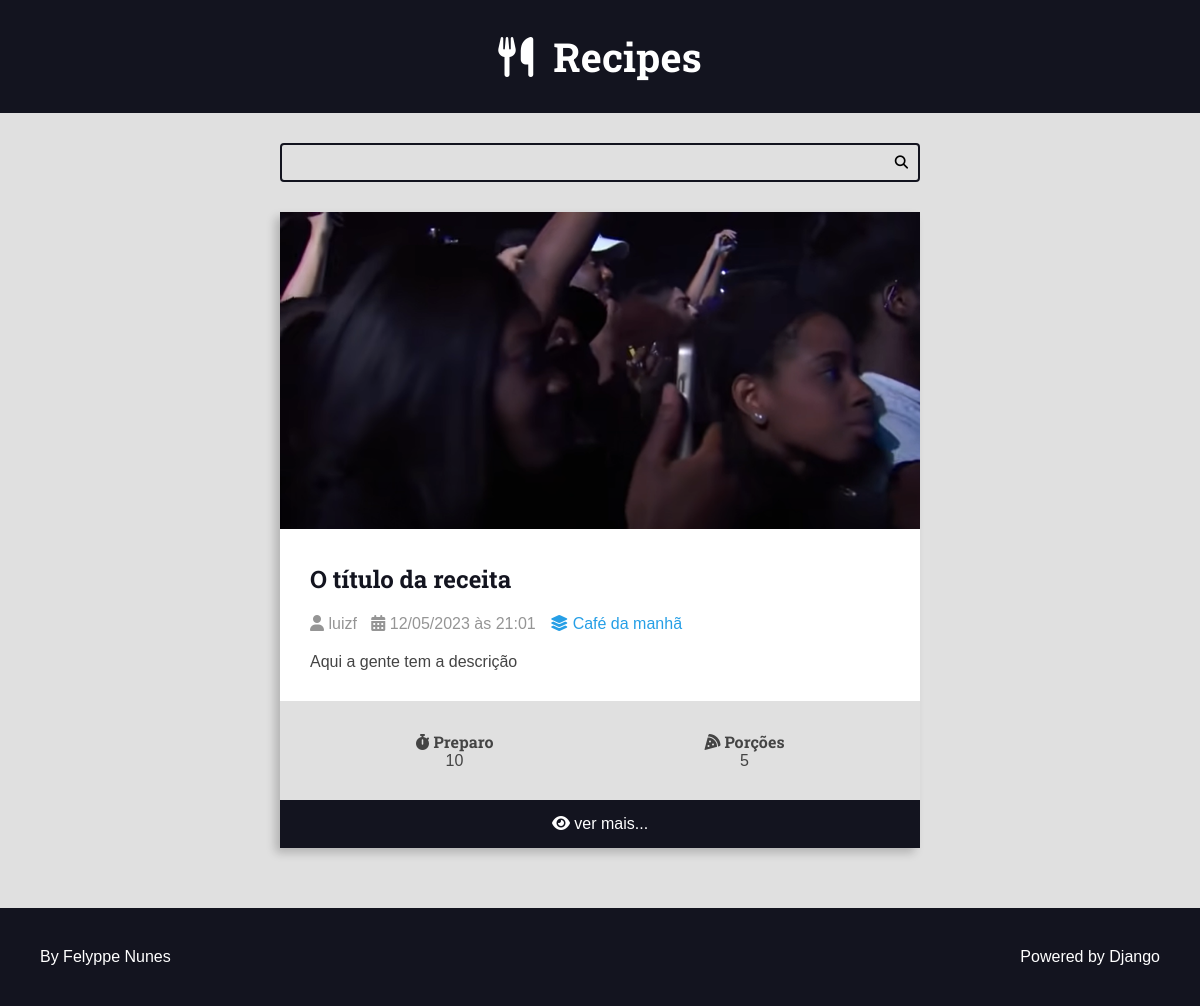
Page /recipes/category/1/ on the committed database.
### recipes/models.py (models this page shows, shortened)
class Recipe(models.Model):
    title = models.CharField(max_length=65)
    description = models.CharField(max_length=165)
    slug = models.SlugField()
    preparation_time = models.IntegerField()
    preparation_time_unit = models.CharField(max_length=65)
    servings = models.IntegerField()
    servings_unit = models.CharField(max_length=65)
    preparation_steps = models.TextField()
    preparation_steps_is_html = models.BooleanField(default=False)
    created_at = models.DateTimeField(auto_now_add=True)
    updated_at = models.DateTimeField(auto_now=True)
    is_published = models.BooleanField(default=False)
    cover = models.ImageField(upload_to='recipes/covers/%Y/%m/%d/', blank=True, default='')
    category = models.ForeignKey(Category, on_delete=models.SET_NULL, null=True)
    author = models.ForeignKey(User, on_delete=models.SET_NULL, null=True)

class Category(models.Model):
    name = models.CharField(max_length=65)

### recipes/views.py (the view)
# urls.py: path('recipes/category/<int:category_id>/', views.category, name="category"),
def category(request, category_id):
    recipes = Recipe.objects.filter(
        category__id=category_id  #__ serve para acessar campos da foreign key
    ).order_by('-id')
    return render(request, 'recipes/pages/home.html', {
        'recipes': recipes #[make_recipe() for _ in range(10)]
    }
)

### recipes/templates/recipes/pages/home.html (shortened to what this page needs)
{% extends 'global/base.html' %}
{% block content %}
<div class="main-content main-content-list container">
    {% for recipe in recipes %}
        {% include 'recipes/partials/recipe.html' %}
    {% endfor %}
</div>
{% endblock content %}

### recipes/templates/recipes/partials/recipe.html
<div class="recipe recipe-list-item">
    {% if recipe.cover %}
        <div class="recipe-cover">
            <a href='{% url "recipes:recipe" recipe.id %}'>
                <img src='{{ recipe.cover.url }}' alt="temporário"> {% comment %}Se n achar o url da imagem, da erro!{% endcomment %}
            </a>
        </div>
    {% endif %}
    <div class="recipe-title-container">
        <h2>
            <a href='{% url "recipes:recipe" recipe.id %}'>
                {{ recipe.title }}
            </a>
        </h2>
    </div>
    <div class="recipe-author">
        <span class="recipe-author-item">
            <i class="fa-solid fa-user"></i>
            {% if recipe.author.first_name  %}
                {{ recipe.author.first_name }} {{ recipe.author.last_name }}
            {% else %}
                {{ recipe.author.username }}
            {% endif %}
        </span>
        <span class="recipe-author-item">
            <i class="fa-solid fa-calendar-days"></i>
            {{ recipe.created_at|date:"d/m/Y" }} às {{ recipe.created_at|date:"H:i" }}
        </span>
        <span class="recipe-author-item">
            <a href="{% url 'recipes:category' recipe.category.id %}">
                <i class="fa-solid fa-layer-group"></i>
                <span>{{ recipe.category.name }} </span>
            </a>
        </span>
    </div>
    <div class="recipe-content">
        <p>{{ recipe.description }}</p>
    </div>
    <div class="recipe-meta-container">
        <div class="recipe-meta recipe-preparation">
            <h3 class="recipe-meta-title">
                <i class="fa-solid fa-stopwatch"></i>
                Preparo
            </h3>
            <div class="recipe-meta-text">
                {{ recipe.preparation_time }} {{ recipe.preparation_time.unit }}
            </div>
        </div>
        <div class="recipe-meta recipe-servings">
            <h3 class="recipe-meta-title">
                <i class="fa-solid fa-pizza-slice"></i>
                Porções
            </h3>
            <div class="recipe-meta-text">
                {{ recipe.servings }} {{ recipe.servings.unit }}
            </div>
        </div>
    </div>
    {% if is_detail_page is not True %}
        <footer class="recipe-footer">
            <a href="{% url 'recipes:recipe' recipe.id %}" class="recipe-read-more button button-dark button-full-width">
                <i class="fa-solid fa-eye"></i>
                <span>ver mais...</span>
            </a>
        </footer>
    {% endif %}
</div>

### recipes/static/recipes/css/styles.css (style rules this page uses)
:root { --color-primary: #269fe6; --color-primary-hover: #2086c2; --color-primary-dark: #13141f; --color-primary-dark-hover: #212336; --color-primary-light: #d4ecfa; --color-primary-light-hover: #bdd8e7; --color-white: #fff; --color-black: #000; --color-dark-text: #444; --color-info-light: #cce5ff; --color-debug-light: #cce5ff; --color-success-light: #d4edda; --color-alert-light: #fff3cd; --color-warning-light: #fff3cd; --color-error-light: #f8d7da; --color-info-dark: #4d86c4; --color-debug-dark: #4d86c4; --color-success-dark: #4a9c5d; --color-alert-dark: #927f40; --color-warning-dark: #927f40; --color-error-dark: #da525d; --color-gray-0: #f9f9f9; --color-gray-1: #e0e0e0; --color-gray-2: #c7c7c7; --color-gray-3: #aeaeae; --color-gray-4: #959595; --color-gray-5: #7d7d7d; --color-gray-6: #646464; --color-gray-7: #4b4b4b; --color-gray-8: #323232; --color-gray-9: #191919; --font-primary: sans-serif; --font-headings: 'Roboto Slab', serif; --spacing-gutter-medium: 3rem; --spacing-gutter-large: 4rem; }
* { padding: 0; margin: 0; box-sizing: border-box; }
html { font-size: 62.5%; }
body { background-color: var(--color-gray-1); font-size: 1.6rem; font-family: var(--font-primary); color: var(--color-dark-text); }
h1, h2, h3, h4, h5, h6 { font-family: var(--font-headings); }
.container { max-width: 144rem; margin: 0 auto; padding: var(--spacing-gutter-medium); }
.main-content { padding-top: 0; }
.main-content-list { display: grid; grid-template-columns: repeat(auto-fit, minmax(340px, 1fr)); gap: var(--spacing-gutter-large); }
.recipe { background-color: var(--color-white); box-shadow: -5px 5px 10px rgba(0, 0, 0, .2); transition: 200ms ease-in-out; border-radius: .4rem; }
.recipe img { max-width: 100%; }
.recipe-list-item { max-width: 64rem; height: fit-content; }
.recipe-title-container { padding: var(--spacing-gutter-medium); padding-bottom: 2rem; }
.recipe-title-container a { text-decoration: none; color: var(--color-primary-dark); }
.recipe-author { padding: 0 var(--spacing-gutter-medium); }
.recipe-content { padding: var(--spacing-gutter-medium); padding-top: 2rem; }
.recipe-author-item { color: var(--color-gray-4); margin-right: 1rem; }
.recipe-author a { color: var(--color-primary); transition: 200ms ease-in-out; text-decoration: none; }
.recipe-meta-container { display: flex; flex-flow: row wrap; padding: var(--spacing-gutter-medium); background-color: var(--color-gray-1); }
.recipe-meta { display: flex; flex-flow: column nowrap; flex-shrink: 1; flex-grow: 1; text-align: center; }
.recipe-meta-title { font-size: 1.6rem; }
.recipe-footer a { background-color: var(--color-primary-dark); color: var(--color-white); display: block; flex-flow: row nowrap; text-decoration: none; text-align: center; padding: 1.5rem var(--spacing-gutter-medium); transition: 200ms ease-in-out; }

### rows in the picture
Recipe: cover (picture), title "O título da receita", author.username "luizf", created_at "12/05/2023", created_at "21:01", category.name "Café da manhã", description "Aqui a gente tem a descrição", preparation_time "10", servings "5"
